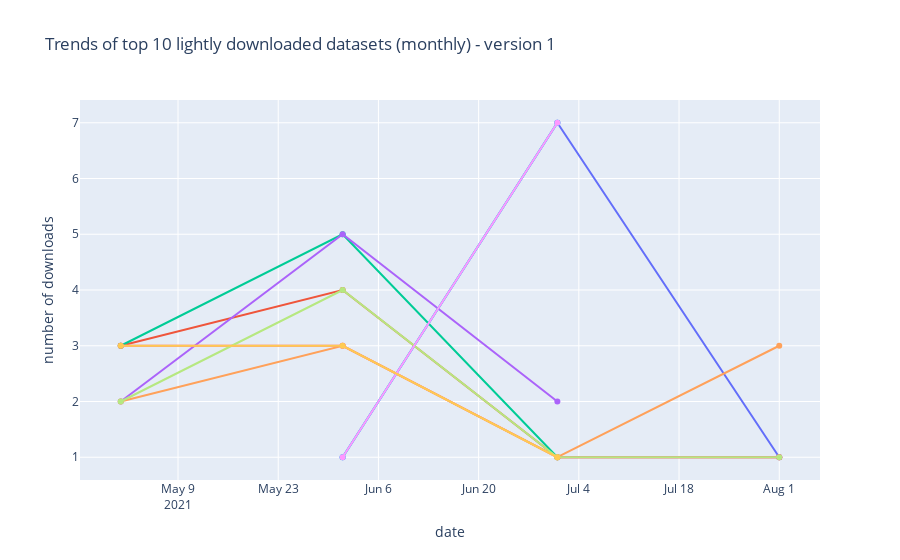

Notebook code cell kept with this figure:
### Markdown cell above
##### Lightly downloaded

### Code cell
top10_v1 = top_ds_v1[top_ds_v1['count'] < 10][0:10]
active_v1_ids = top10_v1['dataset_id'].tolist()
active_v1_names = top10_v1['dataset_name'].tolist()

dataset_download_trends(active_v1_ids, active_v1_names, 'create_trace_monthly_v1', 'Trends of top 10 lightly downloaded datasets (monthly) - version 1')

### Figure 1 — Plotly figure (JSON) as saved in the notebook; plotly's stock layout.template omitted (floating-point values rounded to 4 significant figures)
{"data": [{"mode": "lines+markers", "name": "COVID-19 Immune Altas: Integration of 5 public COVID-19 PBMC single-cell datasets", "type": "scatter", "x": ["2021-06", "2021-07", "2021-08"], "y": [1, 7, 1]}, {"mode": "lines+markers", "name": "Heart — A single-cell transcriptomic atlas characterizes ageing tissues in the mouse", "type": "scatter", "x": ["2021-05", "2021-06", "2021-07", "2021-08"], "y": [3, 4, 1, 1]}, {"mode": "lines+markers", "name": "An integrated transcriptomic and epigenomic atlas of mouse primary motor cortex cell types", "type": "scatter", "x": ["2021-05", "2021-06", "2021-07"], "y": [3, 5, 1]}, {"mode": "lines+markers", "name": "An integrated transcriptomic and epigenomic atlas of mouse primary motor cortex cell types: SMARTer_nuclei_MOp", "type": "scatter", "x": ["2021-05", "2021-06", "2021-07"], "y": [2, 5, 2]}, {"mode": "lines+markers", "name": "Brain — A single-cell transcriptomic atlas characterizes ageing tissues in the mouse", "type": "scatter", "x": ["2021-05", "2021-06", "2021-07", "2021-08"], "y": [2, 3, 1, 3]}, {"mode": "lines+markers", "name": "Classical Monocyte sub_clusters of COVID-19 Immune Altas: Integration of 5 public COVID-19 PBMC single-cell datasets", "type": "scatter", "x": ["2021-06", "2021-07"], "y": [1, 7]}, {"mode": "lines+markers", "name": "Heart — A single-cell transcriptomic atlas characterizes ageing tissues in the mouse", "type": "scatter", "x": ["2021-05", "2021-06", "2021-07", "2021-08"], "y": [3, 3, 1, 1]}, {"mode": "lines+markers", "name": "Non-neuronal cells — An Atlas of Gene Regulatory Elements in Adult Mouse Cerebrum.", "type": "scatter", "x": ["2021-05", "2021-06", "2021-07", "2021-08"], "y": [2, 4, 1, 1]}, {"mode": "lines+markers", "name": "B Cell/Plasmablast Sub_clusters of COVID-19 Immune Altas: Integration of 5 public COVID-19 PBMC single-cell datasets", "type": "scatter", "x": ["2021-06", "2021-07"], "y": [1, 7]}, {"mode": "lines+markers", "name": "Bladder lumen — A single-cell transcriptomic atlas characterizes ageing tissues in the mouse", "type": "scatter", "x": ["2021-05", "2021-06", "2021-07"], "y": [3, 3, 1]}], "layout": {"showlegend": false, "title": {"text": "Trends of top 10 lightly downloaded datasets (monthly) - version 1"}, "xaxis": {"title": {"text": "date"}}, "yaxis": {"title": {"text": "number of downloads"}}}}
